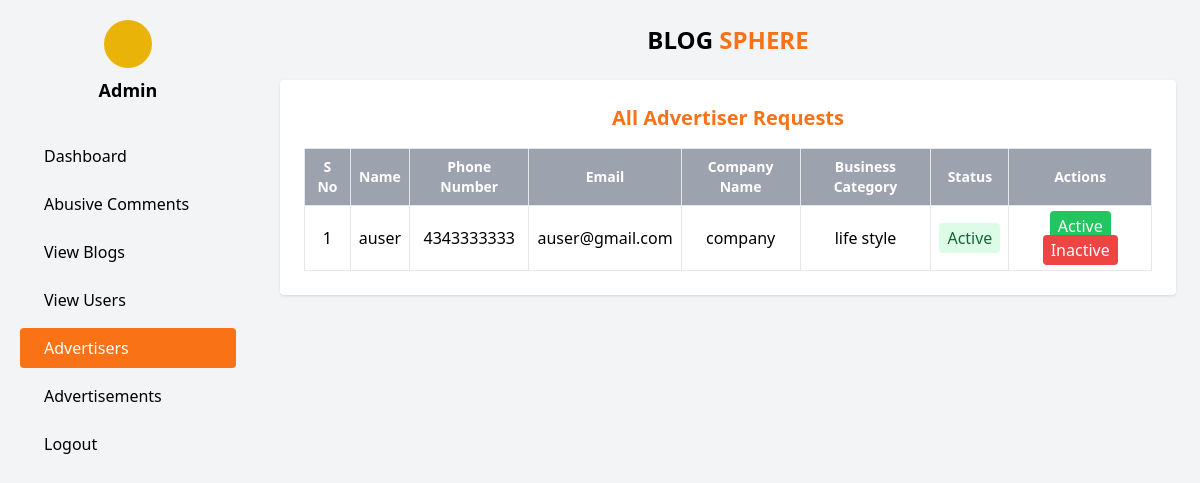
Before: /admin_panel/admin/advertisers/ (signed in) with the older database file.
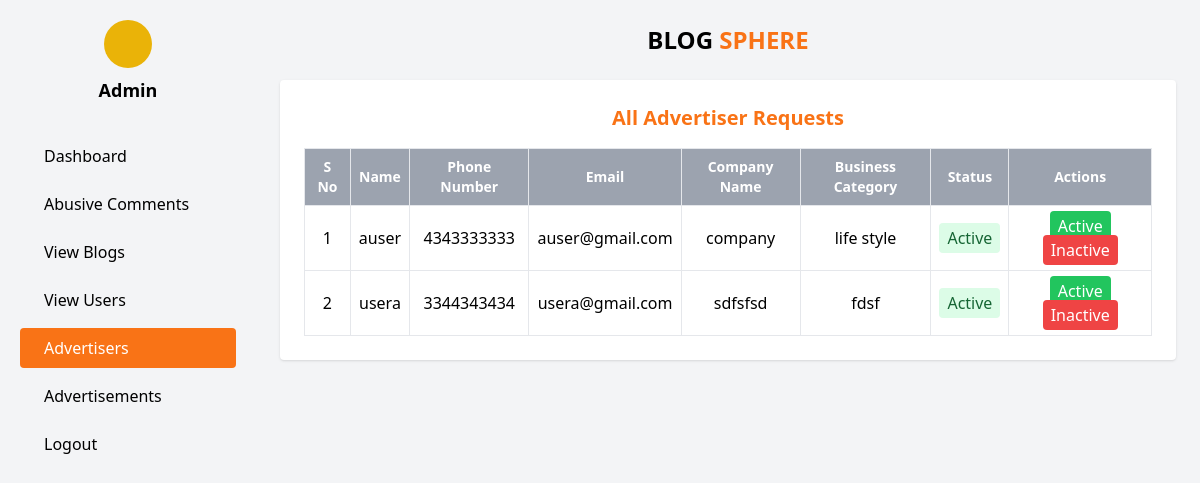
After: the same page with the newer database file.
### account/models.py (models this page shows)
class User(AbstractUser):
    USER_TYPE_CHOICES = (
        ('normal', 'Normal User'),
        ('advertiser', 'Advertiser'),
    )
    user_type = models.CharField(max_length=20, choices=USER_TYPE_CHOICES, default='normal')

### advertisers/models.py (models this page shows, shortened)
class Advertiser(models.Model):
    user = models.OneToOneField(User, on_delete=models.CASCADE)
    business_name = models.CharField(max_length=255)
    business_type = models.CharField(max_length=255)
    contact_number = models.CharField(max_length=20)
    address = models.CharField(max_length=255)
    profile_image = models.ImageField(upload_to='advertiser_profiles/', null=True, blank=True)

### admin_panel/views.py (the view)
# urls.py: path('admin/advertisers/', views.all_advertisers_view, name='all_advertisers'),
@never_cache
@user_passes_test(is_admin)
@login_required
def all_advertisers_view(request):
    advertisers = User.objects.filter(user_type='advertiser')
    return render(request, 'admin_panel/advertiser_requests.html', {'advertisers': advertisers})

### admin_panel/views.py (called while the page is built)
def is_admin(user):
    return user.is_superuser

### admin_panel/templates/admin_panel/advertiser_requests.html (shortened to what this page needs)
{% extends "admin_base.html" %}
{% block content %}
<div class="bg-white p-6 shadow rounded">
  <h2 class="text-xl font-semibold text-orange-500 mb-4">All Advertiser Requests</h2>
  <table class="w-full border-collapse border border-gray-200">
    <thead>
      <tr class="bg-gray-400 text-white text-sm">
        <th class="border p-2">S No</th>
        <th class="border p-2">Name</th>
        <th class="border p-2">Phone Number</th>
        <th class="border p-2">Email</th>
        <th class="border p-2">Company Name</th>
        <th class="border p-2">Business Category</th>
        <th class="border p-2">Status</th>
        <th class="border p-2">Actions</th>
      </tr>
    </thead>
    <tbody>
      {% for advertiser in advertisers %}
      <tr class="text-center">
        <td class="border p-2">{{ forloop.counter }}</td>
            <td class="border p-2">{{ advertiser.username }}</td>
            <td class="border p-2">{{ advertiser.advertiser.contact_number }}</td>
            <td class="border p-2">{{ advertiser.email }}</td>
            <td class="border p-2">{{ advertiser.advertiser.business_name }}</td>
            <td class="border p-2">{{ advertiser.advertiser.business_type }}</td>
            <td class="border p-2">
              {% if advertiser.is_active %}
                <span class="bg-green-100 text-green-800 px-2 py-1 rounded">Active</span>
              {% else %}
                <span class="bg-red-100 text-red-800 px-2 py-1 rounded">Inactive</span>
              {% endif %}
            </td>
        <td class="border p-2">
          <form action="" method="post" class="inline">
            <a href="{% url 'approve_advertiser' advertiser.id %}" class="bg-green-500 text-white px-2 py-1 rounded">Active</a>
          </form>
          <form action="" method="post" class="inline">
            <a href="{% url 'reject_advertiser' advertiser.id %}" class="bg-red-500 text-white px-2 py-1 rounded">Inactive</a>
          </form>
        </td>
      </tr>
      {% empty %}
      <tr>
        <td colspan="7" class="p-4 text-center text-gray-500">No advertiser requests found.</td>
      </tr>
      {% endfor %}
    </tbody>
  </table>
</div>
{% endblock %}

Changed rows visible on the page:
added User: username "usera", advertiser.contact_number "3344343434", email "usera@gmail.com", advertiser.business_name "sdfsfsd", advertiser.business_type "fdsf", is_active "Active"
